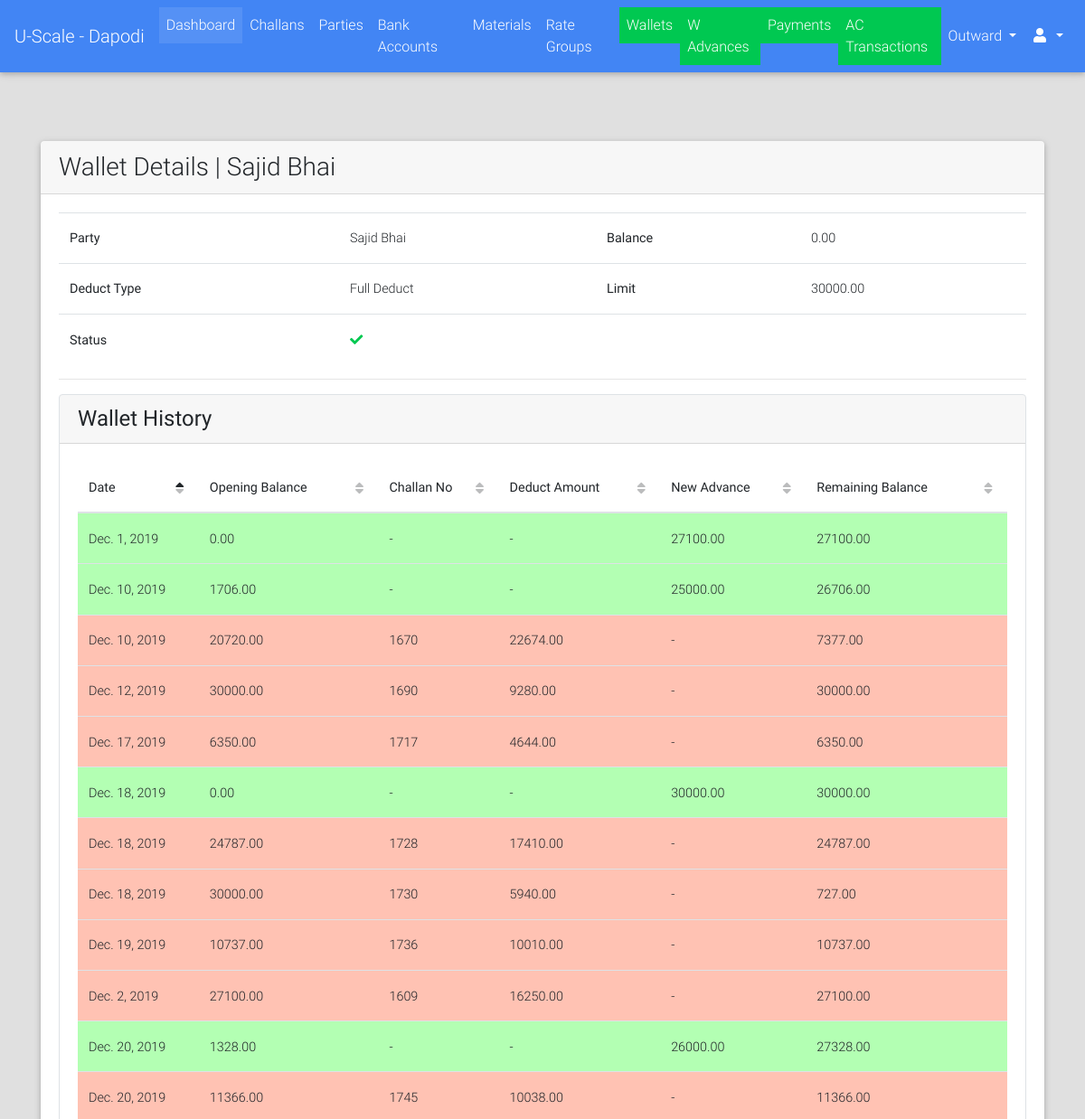
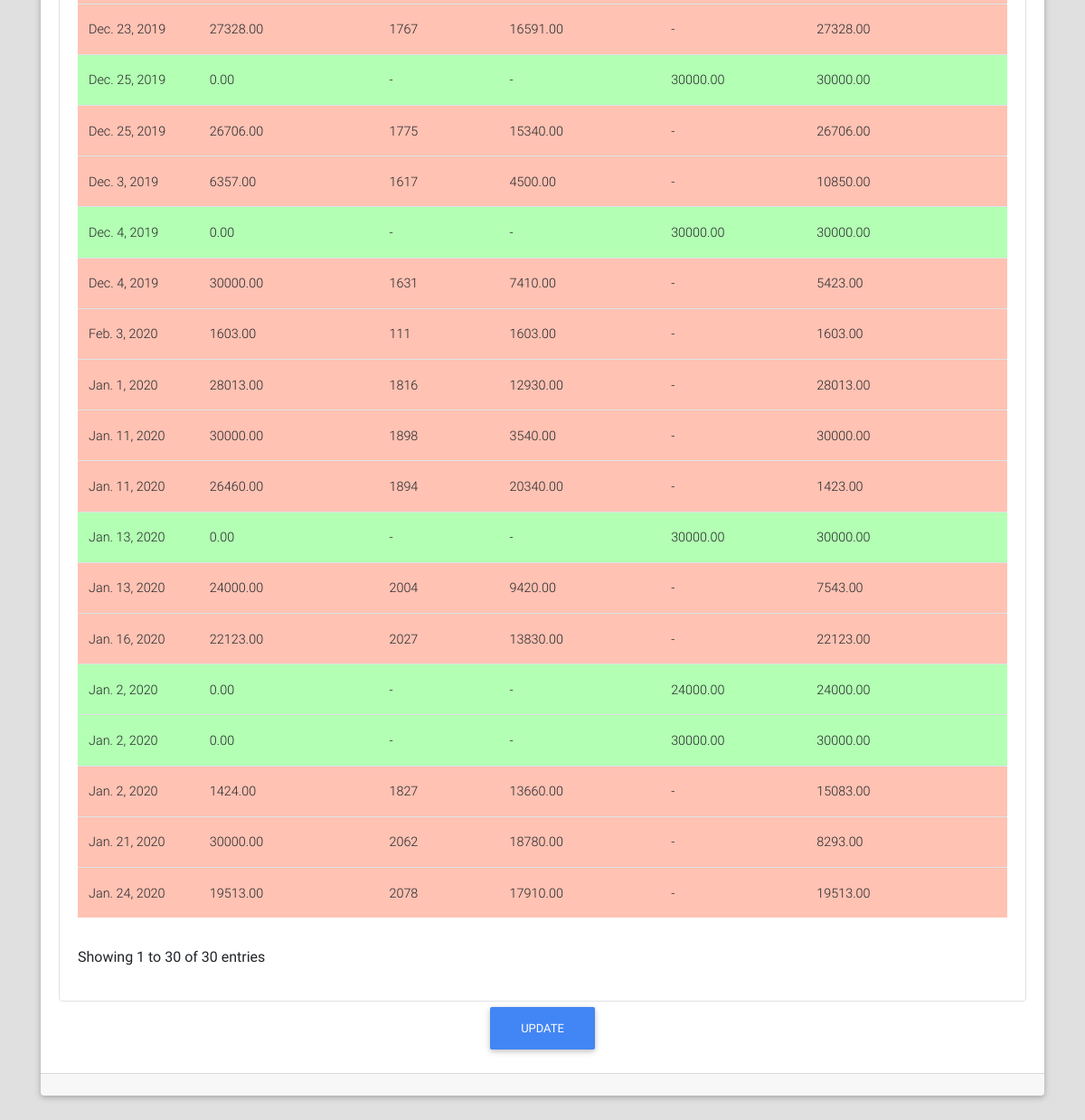
/parties/wallet/detail/31/ (signed in), run on the app's committed database (2 pictures, top to bottom).
### parties/models.py (models this page shows, shortened)
class Wallet(models.Model):
    DEDUCT_TYPE_CHOICES = (("FD", "Full Deduct"), ("PD", "Part Deduct"), ("FXD", "Fix Deduct"))
    party = models.ForeignKey(Party, on_delete=models.CASCADE)
    balance = models.DecimalField(max_digits=9, decimal_places=2, default=Decimal(0.00))
    upper_limit = models.DecimalField(max_digits=9, decimal_places=2, default=Decimal(20000.00))
    deduct_type = models.CharField(max_length=3, choices=DEDUCT_TYPE_CHOICES)
    fixed_amount = models.DecimalField(max_digits=7, decimal_places=2, blank=True, null=True)
    is_active = models.BooleanField(default=True)

class Party(models.Model):
    RATE_TYPE_CHOICES = (("GR", "Group Rate"), ("IR", "Individual Rate"))
    rate_type = models.CharField(max_length=2, choices=RATE_TYPE_CHOICES)
    rate_group = models.ForeignKey("rates.RateGroup", on_delete=models.PROTECT, blank=True, null=True)
    name = models.CharField(max_length=128)
    party_code = models.CharField(max_length=32, blank=True)
    address = models.TextField(blank=True)
    phone = models.CharField(max_length=13)
    whatsapp = models.CharField(max_length=13, blank=True)
    email = models.EmailField(blank=True, null=True)
    extra_info = models.TextField(blank=True)
    is_wallet_party = models.BooleanField(default=False)
    is_active = models.BooleanField(default=True)
    class Meta:
        verbose_name = "Party"
        verbose_name_plural = "Parties"
    @property
    def get_display_text(self):
        return self.name

class WalletAdvance(models.Model):
    GATEWAY_CHOICES = (("CS", "Cash"), ("AC", "Account"), ("IP", "In Payment"))
    wallet = models.ForeignKey(Wallet, verbose_name="Party", on_delete=models.CASCADE)
    amount = models.DecimalField(max_digits=9, decimal_places=2)
    gateway = models.CharField(max_length=2, choices=GATEWAY_CHOICES, default="CS")
    opening_balance = models.DecimalField(default=Decimal(0.0), max_digits=7, decimal_places=2)
    remaining_balance = models.DecimalField(default=Decimal(0.0), max_digits=7, decimal_places=2)
    payed_on = models.DateField(verbose_name="Payed On")
    image = models.ImageField(upload_to="parties/wallets/advances/", blank=True, null=True)

### payments/models.py (models this page shows, shortened)
class WalletTransaction(models.Model):
    payment = models.ForeignKey("Payment", on_delete=models.CASCADE)
    wallet = models.ForeignKey("parties.Wallet", on_delete=models.CASCADE)
    amount = models.DecimalField(max_digits=9, decimal_places=2, default=Decimal(0.00))
    payed_on = models.DateField(blank=True, null=True)
    deducted_amount = models.DecimalField(max_digits=9, decimal_places=2, default=Decimal(0.00))
    previous_balance = models.DecimalField(max_digits=8, decimal_places=2, blank=True, null=True)
    remaining_balance = models.DecimalField(max_digits=8, decimal_places=2, blank=True, null=True)

class Payment(models.Model):
    PAYMENT_MODE_CHOICES = (("DP", "Direct Payment"), ("AL", "Account Less"))
    PAYMENT_STATUS_CHOICES = (("PN", "Pending"), ("DN", "Done"))
    challan = models.OneToOneField("challans.Challan", on_delete=models.CASCADE)
    payment_mode = models.CharField(max_length=2, choices=PAYMENT_MODE_CHOICES, blank=True, null=True)
    status = models.CharField(max_length=2, choices=PAYMENT_STATUS_CHOICES, default="PN")
    payed_amount = models.DecimalField(max_digits=9, decimal_places=2, default=0.00)
    amount = models.DecimalField(max_digits=9, decimal_places=2, null=True, blank=True)
    image = models.ImageField(upload_to="payments/", blank=True, null=True)
    extra_info = models.TextField(blank=True)

### challans/models.py (models this page shows, shortened)
class Challan(models.Model):
    STATUS_CHOICES = (("PN", "Pending"), ("DN", "Done"))
    created_by = models.ForeignKey(User, on_delete=models.PROTECT)
    party = models.ForeignKey("parties.Party", on_delete=models.CASCADE)
    challan_no = models.PositiveIntegerField(unique=True
                                             )
    vehicle_details = models.CharField(max_length=128, blank=True, null=True)
    weights_amount = models.DecimalField(max_digits=9, decimal_places=2, default=decimal.Decimal(0.00))
    extra_charges = models.DecimalField(verbose_name="Kata Charges", max_digits=9, decimal_places=2,
                                        default=decimal.Decimal(0.00), validators=[MinValueValidator(limit_value=0), MaxValueValidator(limit_value=100)])
    round_amount = models.DecimalField(max_digits=4, decimal_places=2, default=decimal.Decimal(0.00), validators=[MinValueValidator(limit_value=-10), MaxValueValidator(limit_value=10)])
    total_amount = models.DecimalField(max_digits=9, decimal_places=2, default=decimal.Decimal(0.00), validators=[MinValueValidator(limit_value=0)])
    image = models.ImageField(upload_to="payments/", blank=True, null=True)
    extra_info = models.TextField(blank=True)
    created_on = models.DateField(verbose_name="Challan Date")
    updated_on = models.DateTimeField(auto_now=True)
    is_entries_done = models.BooleanField(default=False)
    is_reports_done = models.BooleanField(default=False)
    is_rates_assigned = models.BooleanField(default=False)
    is_payed = models.BooleanField(default=False)
    status = models.CharField(max_length=2, choices=STATUS_CHOICES, default="PN")

### parties/views.py (the view)
# urls.py: url(r"^wallet/detail/(?P<id>[0-9]+)/$", views.WalletDetailView.as_view(), name="wallet_detail"),
class WalletDetailView(LoginRequiredMixin, DetailView):
    model = Wallet
    template_name = "parties/wallet_detail.html"
    context_object_name = "wallet"
    slug_field = "id"
    slug_url_kwarg = "id"

### portal/templatetags/constant_tags.py (called while the page is built)
@register.simple_tag
def get_branch_name():
    return settings.BRANCH_NAME

### portal/templates/parties/wallet_detail.html (shortened to what this page needs)
{% extends "portal/base.html" %}
{% load static %}
{% load crispy_forms_tags %}
{% block content %}
    <br><br><br>
    <div class="container">
        <div class="card">
            <div class="card-header">
                <div class="row">
                    <div class="col-lg-12 m-auto">
                        <h3 class="m-auto">Wallet Details | {{ wallet.party.get_display_text }}</h3>
                    </div>
                </div>
            </div>
            <div class="card-body">
                <table class="table">
                    <tbody>
                        <tr>
                            <th>Party</th>
                            <td>{{ wallet.party.get_display_text }}</td>
                            <th>Balance</th>
                            <td>{{ wallet.balance }}</td>
                        </tr>
                        <tr>
                            <th>Deduct Type</th>
                            <td>{{ wallet.get_deduct_type_display }}{% if wallet.deduct_type == "FXD" %} ({{ wallet.fixed_amount }}){% endif %}</td>
                            <th>Limit</th>
                            <td>{{ wallet.upper_limit }}</td>
                         </tr>
                        <tr>
                            <th>Status</th>
                            <td colspan="3">
                                {% if wallet.is_active %}
                                    <i class="fa fa-check text-success"></i>
                                {% else %}
                                    <i class="fa fa-times text-danger"></i>
                                {% endif %}
                            </td>
                        </tr>
                    </tbody>
                </table>
                <hr>
                <div class="card border" style="box-shadow: none">
                    <div class="card-header">
                        <h4 class="m-auto">Wallet History</h4>
                    </div>
                    <div class="card-body">
                        <table id="wellet_history_table" class="table table-striped">
                                <thead>
                                    <th>Date</th>
                                    <th>Opening Balance</th>
                                    <th>Challan No</th>
                                    <th>Deduct Amount</th>
                                    <th>New Advance</th>
                                    <th>Remaining Balance</th>
                                </thead>
                                <tbody>
                                    {% for wa in wallet.walletadvance_set.all|dictsortreversed:"id" %}
                                        <tr style="background-color: #b3ffb3">
                                            <td>{{ wa.payed_on }}</td>
                                            <td>{{ wa.opening_balance }}</td>
                                            <td>-</td>
                                            <td>-</td>
                                            <td>{{ wa.amount }}</td>
                                            <td>{{ wa.remaining_balance }}</td>
                                        </tr>
                                    {% endfor %}
                                    {% for wallet_tr in wallet.wallettransaction_set.all|dictsortreversed:"id" %}
                                        <tr style="background-color: #ffc2b3">
                                            <td>{{ wallet_tr.payment.challan.created_on }}</td>
                                            <td>{{ wallet_tr.previous_balance }}</td>
                                            <td>{{ wallet_tr.payment.challan.challan_no }}</td>
                                            <td>{{ wallet_tr.amount }}</td>
                                            <td>-</td>
                                            <td>{{ wallet_tr.remaining_balance }}</td>
                                        </tr>
                                    {% endfor %}
                                </tbody>
                            </table>
                    </div>
                </div>
                <div class="row">
                    <a href="{{ Wallet.get_update_url }}" class="m-auto"><button class="btn btn-primary">Update</button></a>
                </div>
            </div>
            <div class="card-footer">
            </div>
        </div>
    </div>
{% endblock %}

### data on the page
Wallet: party.get_display_text "Sajid Bhai", balance "0.00", deduct_type "Full Deduct", upper_limit "30000.00"
WalletAdvance: payed_on "Jan. 13, 2020", opening_balance "0.00", amount "30000.00", remaining_balance "30000.00"
WalletAdvance: payed_on "Jan. 2, 2020", opening_balance "0.00", amount "24000.00", remaining_balance "24000.00"
WalletAdvance: payed_on "Jan. 2, 2020", opening_balance "0.00", amount "30000.00", remaining_balance "30000.00"
WalletAdvance: payed_on "Dec. 25, 2019", opening_balance "0.00", amount "30000.00", remaining_balance "30000.00"
WalletAdvance: payed_on "Dec. 18, 2019", opening_balance "0.00", amount "30000.00", remaining_balance "30000.00"
WalletAdvance: payed_on "Dec. 4, 2019", opening_balance "0.00", amount "30000.00", remaining_balance "30000.00"
WalletAdvance: payed_on "Dec. 20, 2019", opening_balance "1328.00", amount "26000.00", remaining_balance "27328.00"
WalletAdvance: payed_on "Dec. 10, 2019", opening_balance "1706.00", amount "25000.00", remaining_balance "26706.00"
WalletAdvance: payed_on "Dec. 1, 2019", opening_balance "0.00", amount "27100.00", remaining_balance "27100.00"
WalletTransaction: payment.challan.created_on "Feb. 3, 2020", previous_balance "1603.00", payment.challan.challan_no "111", amount "1603.00", remaining_balance "1603.00"
WalletTransaction: payment.challan.created_on "Jan. 24, 2020", previous_balance "19513.00", payment.challan.challan_no "2078", amount "17910.00", remaining_balance "19513.00"
WalletTransaction: payment.challan.created_on "Jan. 21, 2020", previous_balance "30000.00", payment.challan.challan_no "2062", amount "18780.00", remaining_balance "8293.00"
WalletTransaction: payment.challan.created_on "Jan. 16, 2020", previous_balance "22123.00", payment.challan.challan_no "2027", amount "13830.00", remaining_balance "22123.00"
WalletTransaction: payment.challan.created_on "Jan. 13, 2020", previous_balance "24000.00", payment.challan.challan_no "2004", amount "9420.00", remaining_balance "7543.00"
WalletTransaction: payment.challan.created_on "Jan. 11, 2020", previous_balance "30000.00", payment.challan.challan_no "1898", amount "3540.00", remaining_balance "30000.00"
WalletTransaction: payment.challan.created_on "Jan. 11, 2020", previous_balance "26460.00", payment.challan.challan_no "1894", amount "20340.00", remaining_balance "1423.00"
WalletTransaction: payment.challan.created_on "Jan. 2, 2020", previous_balance "1424.00", payment.challan.challan_no "1827", amount "13660.00", remaining_balance "15083.00"
WalletTransaction: payment.challan.created_on "Jan. 1, 2020", previous_balance "28013.00", payment.challan.challan_no "1816", amount "12930.00", remaining_balance "28013.00"
WalletTransaction: payment.challan.created_on "Dec. 4, 2019", previous_balance "30000.00", payment.challan.challan_no "1631", amount "7410.00", remaining_balance "5423.00"
WalletTransaction: payment.challan.created_on "Dec. 12, 2019", previous_balance "30000.00", payment.challan.challan_no "1690", amount "9280.00", remaining_balance "30000.00"
WalletTransaction: payment.challan.created_on "Dec. 10, 2019", previous_balance "20720.00", payment.challan.challan_no "1670", amount "22674.00", remaining_balance "7377.00"
WalletTransaction: payment.challan.created_on "Dec. 18, 2019", previous_balance "24787.00", payment.challan.challan_no "1728", amount "17410.00", remaining_balance "24787.00"
WalletTransaction: payment.challan.created_on "Dec. 18, 2019", previous_balance "30000.00", payment.challan.challan_no "1730", amount "5940.00", remaining_balance "727.00"
WalletTransaction: payment.challan.created_on "Dec. 19, 2019", previous_balance "10737.00", payment.challan.challan_no "1736", amount "10010.00", remaining_balance "10737.00"
WalletTransaction: payment.challan.created_on "Dec. 23, 2019", previous_balance "27328.00", payment.challan.challan_no "1767", amount "16591.00", remaining_balance "27328.00"
WalletTransaction: payment.challan.created_on "Dec. 20, 2019", previous_balance "11366.00", payment.challan.challan_no "1745", amount "10038.00", remaining_balance "11366.00"
WalletTransaction: payment.challan.created_on "Dec. 25, 2019", previous_balance "26706.00", payment.challan.challan_no "1775", amount "15340.00", remaining_balance "26706.00"
WalletTransaction: payment.challan.created_on "Dec. 17, 2019", previous_balance "6350.00", payment.challan.challan_no "1717", amount "4644.00", remaining_balance "6350.00"
WalletTransaction: payment.challan.created_on "Dec. 3, 2019", previous_balance "6357.00", payment.challan.challan_no "1617", amount "4500.00", remaining_balance "10850.00"
WalletTransaction: payment.challan.created_on "Dec. 2, 2019", previous_balance "27100.00", payment.challan.challan_no "1609", amount "16250.00", remaining_balance "27100.00"
